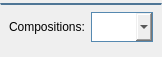
<?xml version="1.0" encoding="UTF-8"?>
<ui version="4.0">
 <class>Form</class>
 <widget class="QWidget" name="Form">
  <property name="geometry">
   <rect>
    <x>0</x>
    <y>0</y>
    <width>160</width>
    <height>57</height>
   </rect>
  </property>
  <property name="windowTitle">
   <string>Form_composition</string>
  </property>
  <property name="styleSheet">
   <string notr="true">* {
font: 8pt &quot;Segoe UI&quot;;
}

QLabel 
{
font: 8pt &quot;Segoe UI&quot;;
}

QPushButton {
padding: 5px;
}

QLineEdit, QTextEdit{
border: 2px solid;
border-radius: 4px;
border-color: rgba(38, 60, 78, 255);
border-top-color: qlineargradient(spread:pad, x1:1, y1:0, x2:1, y2:1, stop:0 rgba(26, 44, 60, 255), stop:1 rgba(38, 60, 78, 255));
}
QPushButton {
border: none;
border-width: 2px;
border-radius: 6px;
}
QPushButton:checked { 
border: solid;
border-width: 2px;
border-color: rgb(65, 97, 124);
}

QPushButton:pressed { 
border: solid;
border-width: 2px;
border-color: rgb(65, 97, 124);
}

QToolButton {
border: none;
border-width: 2px;
border-radius: 6px;

}

QToolButton:checked { 

border: solid;
border-width: 2px;
border-color: rgb(65, 97, 124);
}

QMenu {

font: 10pt &quot;Segoe UI&quot;;
}

QToolButton:pressed { 

border: solid;
border-width: 2px;
border-color: rgb(65, 97, 124);
}

QToolButton::menu, QToolButton::menu-button {

border: solid;
border-width: 2px;
border-color: rgb(65, 97, 124);
}



QToolTip {
color:black;
background-color: rgb(255, 255, 185);
border-color: rgb(215, 215, 215);
font: 9pt &quot;Segoe UI&quot;;
/*font-weight: bold;*/
}</string>
  </property>
  <property name="locale">
   <locale language="English" country="UnitedKingdom"/>
  </property>
  <layout class="QVBoxLayout" name="verticalLayout">
   <property name="spacing">
    <number>0</number>
   </property>
   <property name="leftMargin">
    <number>0</number>
   </property>
   <property name="topMargin">
    <number>0</number>
   </property>
   <property name="rightMargin">
    <number>0</number>
   </property>
   <property name="bottomMargin">
    <number>6</number>
   </property>
   <item>
    <widget class="Line" name="line_2">
     <property name="enabled">
      <bool>true</bool>
     </property>
     <property name="minimumSize">
      <size>
       <width>0</width>
       <height>5</height>
      </size>
     </property>
     <property name="styleSheet">
      <string notr="true">*{
	border-top-style: solid;
	border-top-width: 2px;
	border-color:rgb(79, 118, 150);

}</string>
     </property>
     <property name="orientation">
      <enum>Qt::Horizontal</enum>
     </property>
    </widget>
   </item>
   <item>
    <widget class="QFrame" name="frame">
     <property name="sizePolicy">
      <sizepolicy hsizetype="Preferred" vsizetype="Maximum">
       <horstretch>0</horstretch>
       <verstretch>0</verstretch>
      </sizepolicy>
     </property>
     <property name="minimumSize">
      <size>
       <width>0</width>
       <height>37</height>
      </size>
     </property>
     <property name="styleSheet">
      <string notr="true">QAbstractButton {
border-radius: 4px;
}</string>
     </property>
     <property name="frameShape">
      <enum>QFrame::NoFrame</enum>
     </property>
     <property name="frameShadow">
      <enum>QFrame::Plain</enum>
     </property>
     <property name="lineWidth">
      <number>0</number>
     </property>
     <layout class="QHBoxLayout" name="horizontalLayout">
      <property name="topMargin">
       <number>0</number>
      </property>
      <property name="bottomMargin">
       <number>4</number>
      </property>
      <item>
       <widget class="QLabel" name="label_92">
        <property name="minimumSize">
         <size>
          <width>0</width>
          <height>30</height>
         </size>
        </property>
        <property name="maximumSize">
         <size>
          <width>80</width>
          <height>30</height>
         </size>
        </property>
        <property name="locale">
         <locale language="English" country="UnitedKingdom"/>
        </property>
        <property name="text">
         <string>Compositions:</string>
        </property>
       </widget>
      </item>
      <item>
       <widget class="QComboBox" name="kompozycjeComboBox">
        <property name="enabled">
         <bool>true</bool>
        </property>
        <property name="sizePolicy">
         <sizepolicy hsizetype="Preferred" vsizetype="Preferred">
          <horstretch>0</horstretch>
          <verstretch>0</verstretch>
         </sizepolicy>
        </property>
        <property name="minimumSize">
         <size>
          <width>0</width>
          <height>30</height>
         </size>
        </property>
        <property name="maximumSize">
         <size>
          <width>16777215</width>
          <height>30</height>
         </size>
        </property>
        <property name="styleSheet">
         <string notr="true">QComboBox{
	border: 1px solid  #5689b0;
}</string>
        </property>
        <property name="editable">
         <bool>false</bool>
        </property>
        <property name="insertPolicy">
         <enum>QComboBox::NoInsert</enum>
        </property>
        <property name="sizeAdjustPolicy">
         <enum>QComboBox::AdjustToContents</enum>
        </property>
        <property name="frame">
         <bool>true</bool>
        </property>
       </widget>
      </item>
     </layout>
    </widget>
   </item>
  </layout>
 </widget>
 <resources/>
 <connections/>
</ui>
